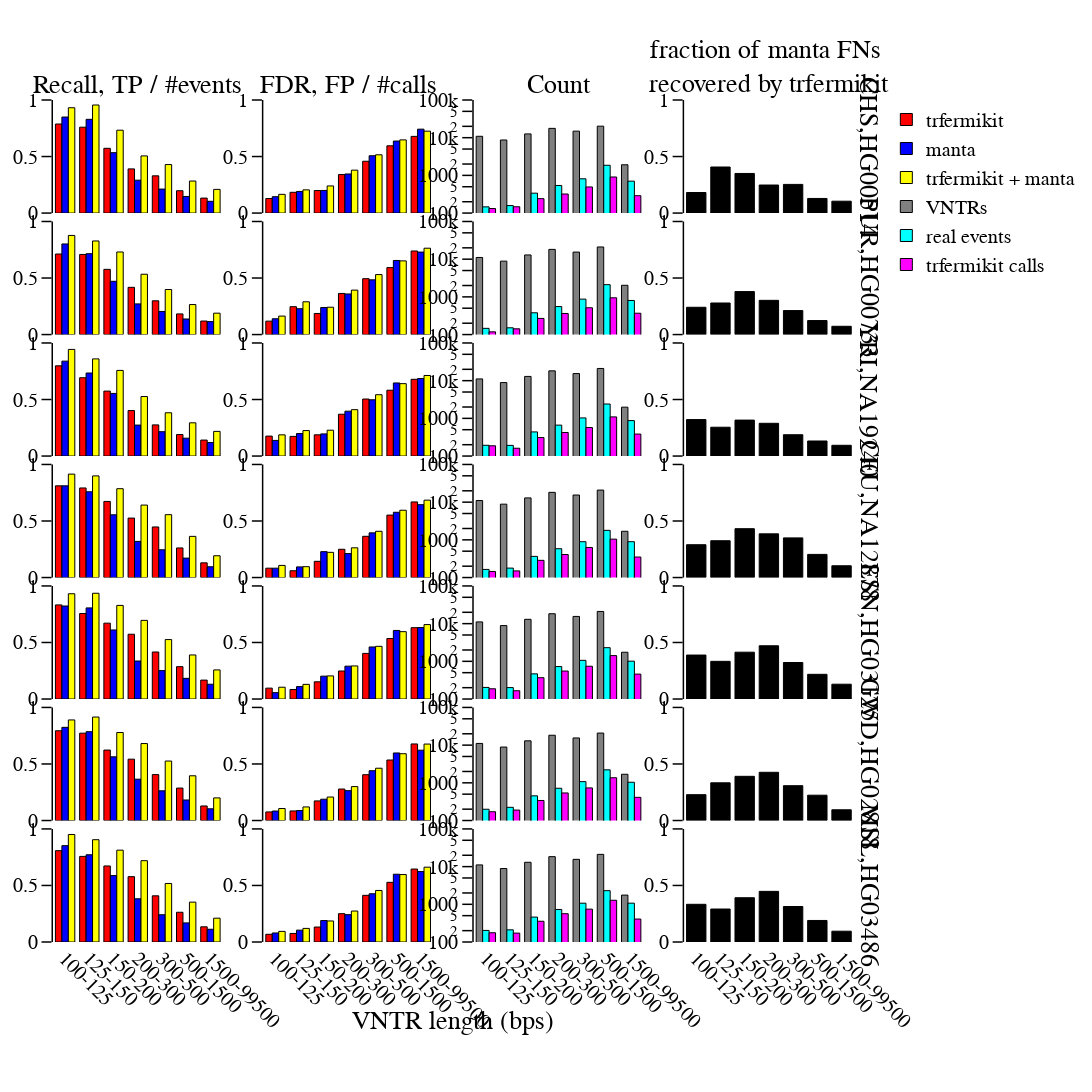

The code cell stored with this chart in its notebook:
### Code cell
def plot_FigS3(svtype): 
  consortia_populations_samples = get_consortia_populations_samples()

  number_samples = len(consortia_populations_samples)

  consortia, populations, samples = zip(*consortia_populations_samples)   
  populations_samples = [f'{population},{sample}' for population, sample in zip(populations, samples)]

  x_title = 'VNTR length (bps)'

  fig = make_subplots(
    rows=number_samples,
    cols=4,
    row_heights=number_samples*[1],
    column_widths=4*[1],
    specs=number_samples*[4*[{"type": "bar"}]],
    # horizontal_spacing=0.1,
    vertical_spacing=0.01,
    row_titles=populations_samples,
    column_titles=['Recall, TP / #events', 'FDR, FP / #calls', 'Count', 'fraction of manta FNs <br>recovered by trfermikit'],
    shared_xaxes=True,
    x_title=x_title
  ) 
  
  for index, (consortium, population, sample) in enumerate(consortia_populations_samples): 
    row = index + 1
    plot_performance_AB(consortium, population, sample, svtype, chart_type='TPR', fig=fig, row=row, col=1)
    plot_performance_AB(consortium, population, sample, svtype, chart_type='FDR', fig=fig, row=row, col=2)
    plot_counts(consortium, population, sample, svtype, fig=fig, row=row, col=3, range_=[np.log10(100), np.log10(100000)])
    plot_fraction_of_manta_FNs_recovered_by_trfermikit(consortium, population, sample, svtype, fig=fig, row=row, col=4, range_=[0, 1])

  fig.update_layout(dict(
      xaxis=dict(type='category'),
      plot_bgcolor='white',
      font=get_font(),
      width=1800,
      height=2000,
      margin=dict(
        l=50,
        r=50,
        b=150,
        t=100,
        pad=0
      )
  ))

  fig.update_xaxes(
    title=dict(text=None),
    tickangle=45
  )

  fig.update_yaxes(
    title=dict(text=None)
  )

  fig.update_annotations(font=get_font(size=26))

  annotations = fig.layout.annotations
  annotation_texts = [annotation['text'] for annotation in annotations]
  annotations[annotation_texts.index(x_title)].update(y=-0.04)

  fig.write_image('FigS3.pdf')

  fig.show()

plot_FigS3('DEL')
